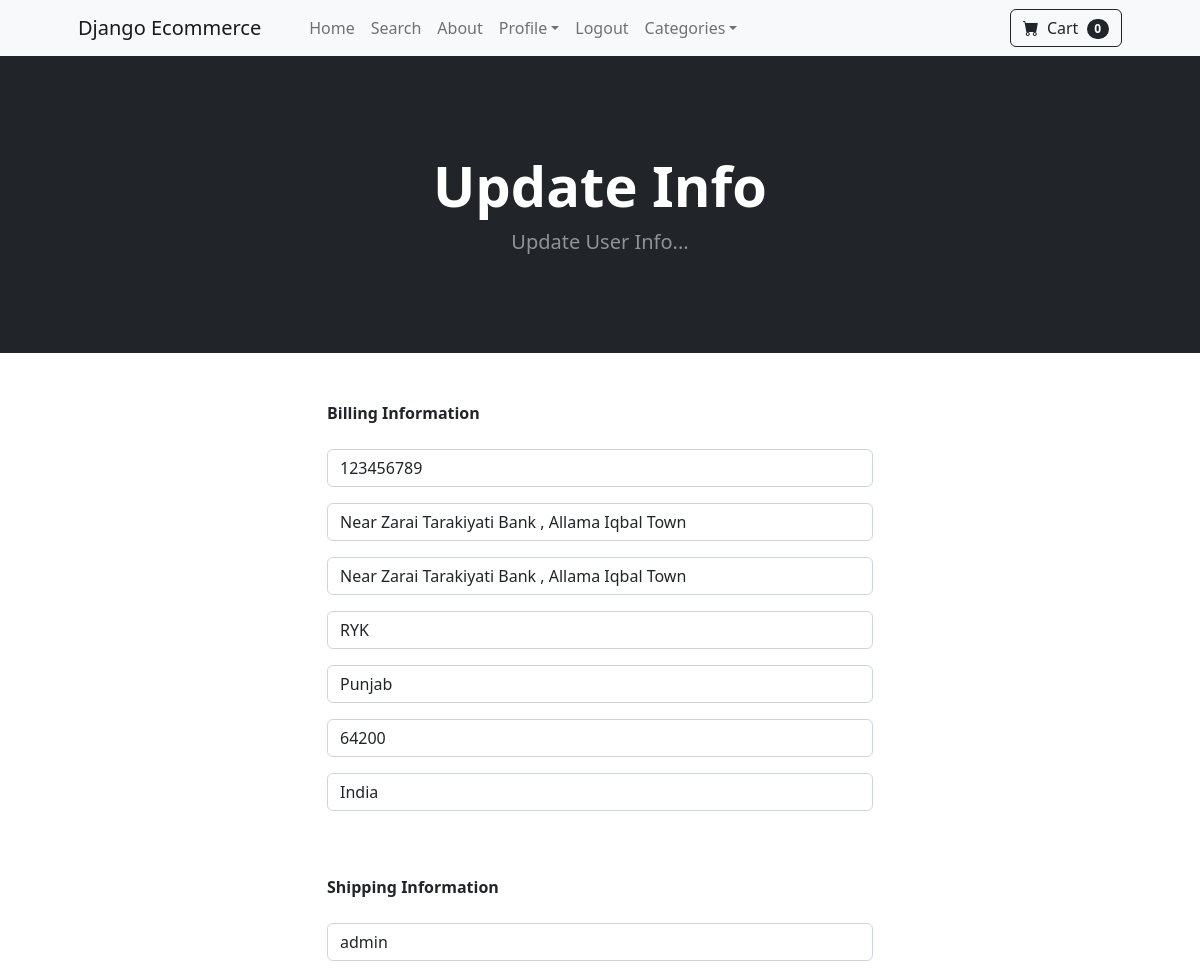
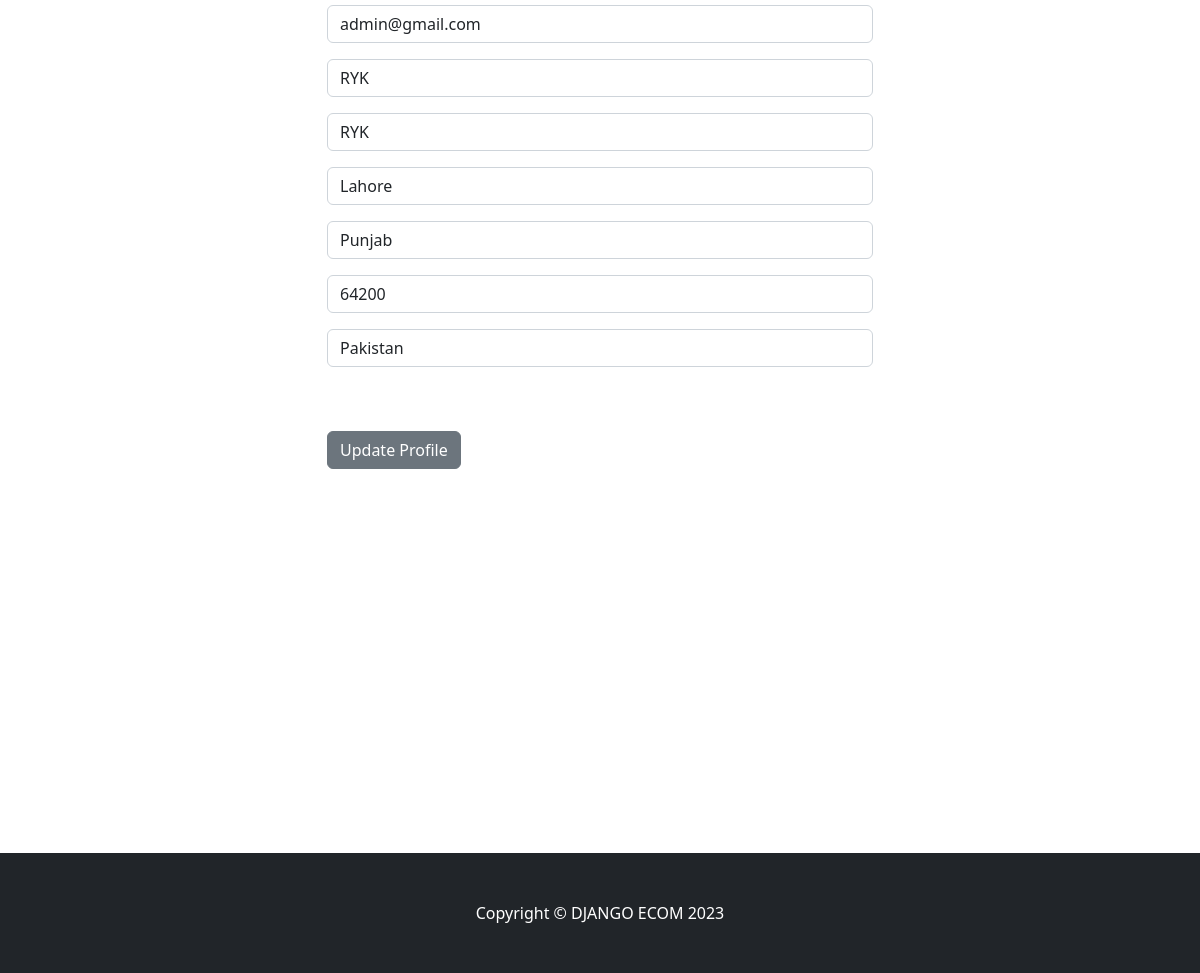
The page /update_info/ (signed in) on the database its author committed (2 pictures, top to bottom).
### store/models.py (models this page shows, shortened)
class Profile(models.Model):
	user = models.OneToOneField(User, on_delete=models.CASCADE)
	date_modified = models.DateTimeField(User, auto_now=True)
	phone = models.CharField(max_length=20, blank=True)
	address1 = models.CharField(max_length=200, blank=True)
	address2 = models.CharField(max_length=200, blank=True)
	city = models.CharField(max_length=200, blank=True)
	state = models.CharField(max_length=200, blank=True)
	zipcode = models.CharField(max_length=200, blank=True)
	country = models.CharField(max_length=200, blank=True)
	old_cart = models.CharField(max_length=200, blank=True, null=True)

### payment/models.py (models this page shows, shortened)
class ShippingAddress(models.Model):
	user = models.ForeignKey(User, on_delete=models.CASCADE, null=True, blank=True)
	shipping_full_name = models.CharField(max_length=255)
	shipping_email = models.CharField(max_length=255)
	shipping_address1 = models.CharField(max_length=255)
	shipping_address2 = models.CharField(max_length=255, null=True, blank=True)
	shipping_city = models.CharField(max_length=255)
	shipping_state = models.CharField(max_length=255, null=True, blank=True)
	shipping_zipcode = models.CharField(max_length=255, null=True, blank=True)
	shipping_country = models.CharField(max_length=255)
	class Meta:
		verbose_name_plural = "Shipping Address"

### store/views.py (the view)
# urls.py: path('update_info/',views.update_info,name='update_info'),
def update_info(request):
	if request.user.is_authenticated:
		current_user = Profile.objects.get(user__id=request.user.id)
		shipping_user = ShippingAddress.objects.get(user__id=request.user.id)
		form = UserInfoForm(request.POST or None, instance=current_user)
		shipping_form = ShippingForm(request.POST or None, instance=shipping_user)
		if form.is_valid() or shipping_form.is_valid():
			form.save()
			shipping_form.save()
			messages.success(request, "Your Info Has Been Updated!!")
			return redirect('home')
		return render(request, "update_info.html", {'form':form,'shipping_form':shipping_form})
	else:
		messages.success(request, "You Must Be Logged In To Access That Page!!")
		return redirect('home')

### store/forms.py
class UserInfoForm(forms.ModelForm):
	phone = forms.CharField(label="", widget=forms.TextInput(attrs={'class':'form-control', 'placeholder':'Phone'}), required=False)
	address1 = forms.CharField(label="", widget=forms.TextInput(attrs={'class':'form-control', 'placeholder':'Address 1'}), required=False)
	address2 = forms.CharField(label="", widget=forms.TextInput(attrs={'class':'form-control', 'placeholder':'Address 2'}), required=False)
	city = forms.CharField(label="", widget=forms.TextInput(attrs={'class':'form-control', 'placeholder':'City'}), required=False)
	state = forms.CharField(label="", widget=forms.TextInput(attrs={'class':'form-control', 'placeholder':'State'}), required=False)
	zipcode = forms.CharField(label="", widget=forms.TextInput(attrs={'class':'form-control', 'placeholder':'Zipcode'}), required=False)
	country = forms.CharField(label="", widget=forms.TextInput(attrs={'class':'form-control', 'placeholder':'Country'}), required=False)
	class Meta:
		model = Profile
		fields = ('phone', 'address1', 'address2', 'city', 'state', 'zipcode', 'country', )

### cart/cart.py (called while the page is built)
	def __len__(self):
		return len(self.cart)

### cart/context_processors.py (called while the page is built)
def cart(request):
	return {'cart': Cart(request)}

### store/templates/update_info.html
{% extends 'base.html' %} {% block content %}
<header class="bg-dark py-5">
  <div class="container px-4 px-lg-5 my-5">
    <div class="text-center text-white">
      <h1 class="display-4 fw-bolder">Update Info</h1>
      <p class="lead fw-normal text-white-50 mb-0">Update User Info...</p>
    </div>
  </div>
</header>
<div class="container">
  <div class="row">
    <div class="col-md-6 offset-md-3">
      <br /><br />
      <strong>Billing Information</strong>
      <br /><br />
      <form method="POST" action="{% url 'update_info' %}">
        {% csrf_token %} {{ form.as_p }}
        <br /><br />
        <strong>Shipping Information</strong>
        <br /><br />
        {{ shipping_form.as_p }}
        <br /><br />
        <button type="submit" class="btn btn-secondary">Update Profile</button>
      </form>
      <br /><br />
      <br /><br />
      <br /><br />
      <br /><br />
      <br /><br />
      <br /><br />
      <br /><br />
      <br /><br />
    </div>
  </div>
</div>
{% endblock %}

### store/templates/base.html (shortened to what this page needs)
{% load static %}
<!DOCTYPE html>
<html lang="en">
  <head>
    <link
      href="https://cdn.jsdelivr.net/npm/bootstrap-icons@1.5.0/font/bootstrap-icons.css"
      rel="stylesheet"
    />
    <link href="{% static 'css/styles.css' %}" rel="stylesheet" />
  </head>
  <body>
    {%include 'navbar.html'%}  {%block content%} {%endblock%}
    <footer class="py-5 bg-dark">
      <div class="container">
        <p class="m-0 text-center text-white">
          Copyright &copy; DJANGO ECOM 2023
        </p>
      </div>
    </footer>
  </body>
</html>

### store/templates/navbar.html (shortened to what this page needs)
<nav class="navbar navbar-expand-lg navbar-light bg-light">
  <div class="container px-4 px-lg-5">
    <a class="navbar-brand" href="{% url 'home'%}">Django Ecommerce</a>
    <div class="collapse navbar-collapse" id="navbarSupportedContent">
      <ul class="navbar-nav me-auto mb-2 mb-lg-0 ms-lg-4">
        <li class="nav-item">
          <a class="nav-link" aria-current="page" href="{% url 'home'%}"
            >Home</a
          >
        </li>
        <li class="nav-item">
          <a class="nav-link" aria-current="page" href="{% url 'search' %}"
            >Search</a
          >
        </li>
        <li class="nav-item">
          <a class="nav-link" href="{% url 'about'%}">About</a>
        </li>
        {%if user.is_authenticated %}
        <li class="nav-item dropdown">
          <a
            class="nav-link dropdown-toggle"
            id="navbarDropdown"
            href="#"
            role="button"
            data-bs-toggle="dropdown"
            aria-expanded="false"
            >Profile</a
          >
        </li>
        <li class="nav-item">
          <a class="nav-link" href="{% url 'logout' %}">Logout</a>
        </li>
        {%endif%}
        <li class="nav-item dropdown">
          <a
            class="nav-link dropdown-toggle"
            id="navbarDropdown"
            href="#"
            role="button"
            data-bs-toggle="dropdown"
            aria-expanded="false"
            >Categories</a
          >
        </li>
      </ul>
      <form class="d-flex">
        <a href="{%url 'cart_summary'%}" class="btn btn-outline-dark">
          <i class="bi-cart-fill me-1"></i>
          Cart
          <span
            class="badge bg-dark text-white ms-1 rounded-pill"
            id="cart_quantity"
            >{{cart|length}}</span
          ></a
        >
      </form>
    </div>
  </div>
</nav>

### rows shown on the page
Profile: phone "123456789", address1 "Near Zarai Tarakiyati Bank , Allama Iqbal Town", address2 "Near Zarai Tarakiyati Bank , Allama Iqbal Town", city "RYK", state "Punjab", zipcode "64200", country "India"
ShippingAddress: shipping_full_name "admin", shipping_email "admin@gmail.com", shipping_address1 "RYK", shipping_address2 "RYK", shipping_city "Lahore", shipping_state "Punjab", shipping_zipcode "64200", shipping_country "Pakistan"

### other values the page prints
{{ cart|length }} "0"
